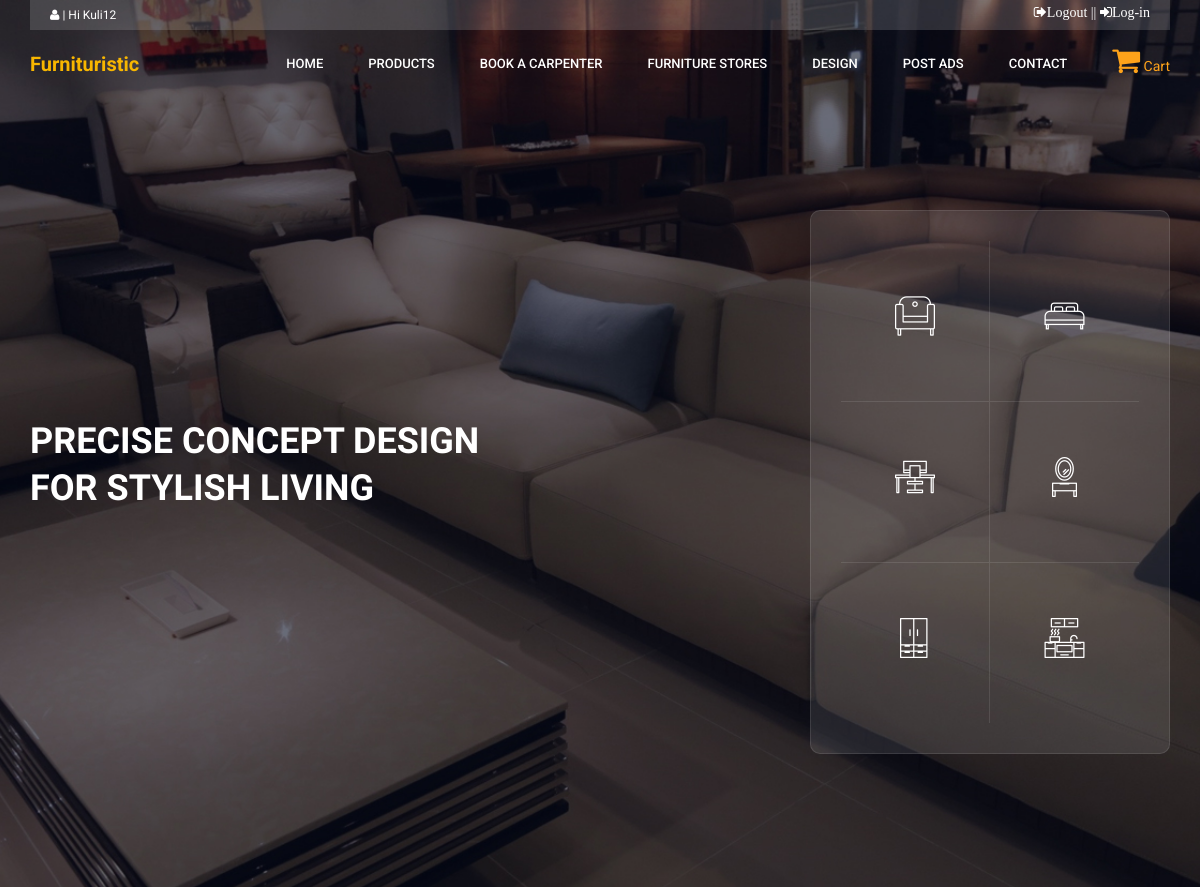
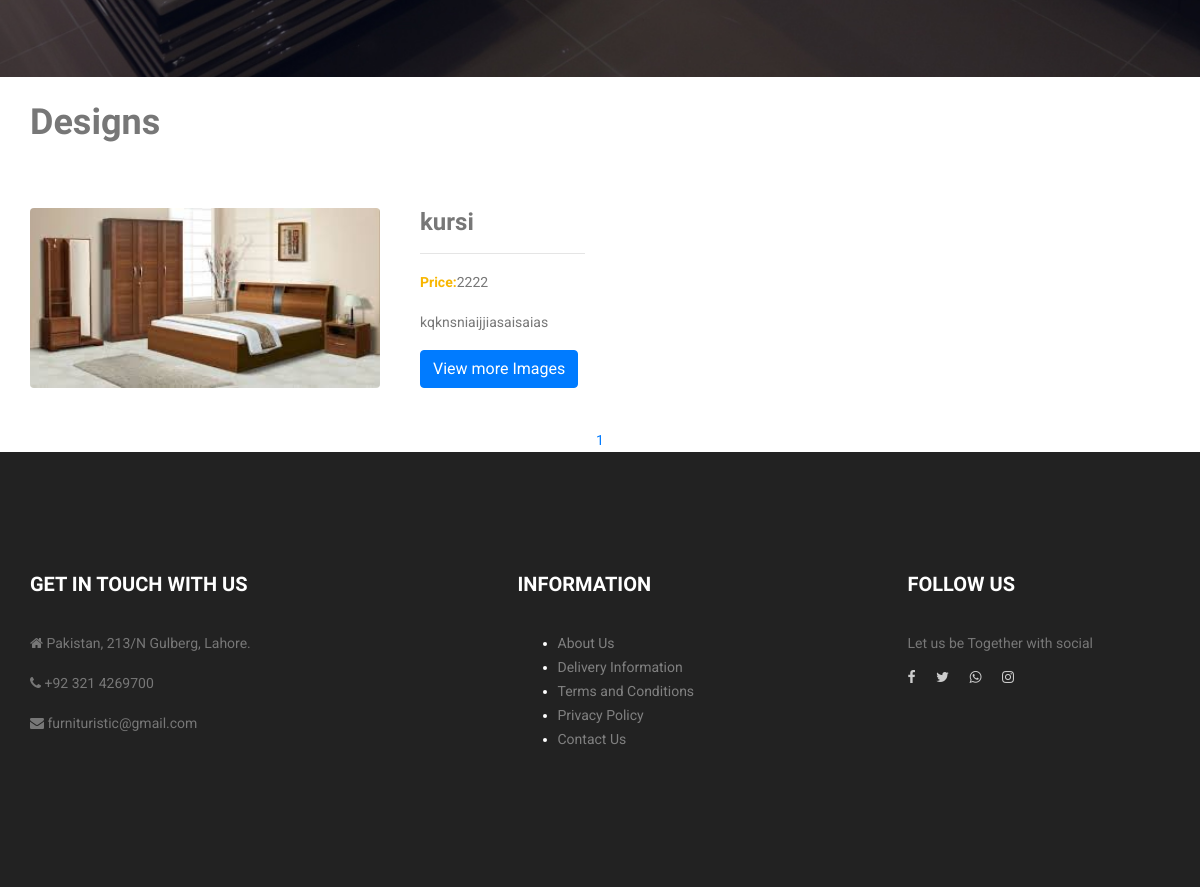
Screenshot of /UserPanel/design.php (signed in) with the database file from the repository (2 pictures, top to bottom).
### tables this page shows
CREATE TABLE `design` (
  `id` int(10) NOT NULL,
  `name` varchar(20) NOT NULL,
  `price` varchar(10) NOT NULL,
  `description` varchar(100) NOT NULL,
  `img1` varchar(100) NOT NULL,
  `img2` varchar(100) NOT NULL,
  `img3` varchar(300) NOT NULL
);

### UserPanel/design.php (the view, shortened to what this page needs)
<?php
include "includes/header.php";
 ?>
 <div class="container">
   <h1 class="my-4">Designs
   </h1>
<div class="row">
   <?php
   $connection= mysqli_connect("localhost","root","","fyp_2");
   $record_per_page=9;
   $page='';
   if(isset($_GET["page"]))
   {
     $page=$_GET["page"];
   }
   else {
     $page=1;
   }
   $start_from = ($page-1)*$record_per_page;
   $query="select * from design order by id desc LIMIT $start_from,$record_per_page";
   $result=$connection->query($query);
   while($row=mysqli_fetch_array($result))
   {
     ?>
       <div class="col-md-4" style="padding-top:40px;">
         <a href="#"><img class="img-fluid rounded mb-3 mb-md-0" src="../admin/design_image/<?php echo $row['img1'];?>"  alt=""style="width:350px;height:180px;"></a>
</div>
       <div class="col-md-2" style="padding-top:40px;">
         <h3><?php echo $row["name"];?></h3>
         <hr>
         <p><b>Price:</b><?php echo $row["price"];?></p>
         <p><?php echo $row["description"];?></p>
         <a class="btn btn-primary" href="design2.php?id=<?php echo $row["id"];?>" >View more Images</a>
       </div>
     <?php
   }
    ?>
 </div>
      <div align="center" style="margin-top:40px;">
        <?php
        $page_query="select * from design order by id desc";
        $page_result= mysqli_query($connection,$page_query);
        $total_records = mysqli_num_rows($page_result);
        $total_pages = ceil ($total_records/$record_per_page);
        for($i=1;$i<=$total_pages;$i++)
        {
          echo '<a href="design.php?page='.$i.'">'.$i.'</a>';
          ?>
          <?php
        }
         ?>
        </div>
 </div>
 <?php
 include "includes/footer.php"
  ?>

### UserPanel/css/style.css (style rules this page uses)
a { text-decoration: none; transition: all 0.3s ease-in-out; }
body { line-height: 24px; font-size: 14px; font-family: "Roboto", sans-serif; font-weight: normal; color: #777777; }
h1, h2, h3, h4, h5, h6 { font-family: "Heebo", sans-serif; font-weight: bold; }
@media (min-width: 1200px) { .container { max-width: 1170px; } }
b, sup, sub, u, del { color: #f8b600; }
h1 { font-size: 36px; }
h3 { font-size: 24px; }

### UserPanel/css/cartHover.css (style rules this page uses)
*, *:before, *:after { box-sizing: border-box; }
img { float: left; margin-right: 10px; }

### rows the page displays
design: img1 (picture), name "kursi", price "2222", description "kqknsniaijjiasaisaias"

### other values shown
$_SESSION['LoginUser'] "Kuli12"
